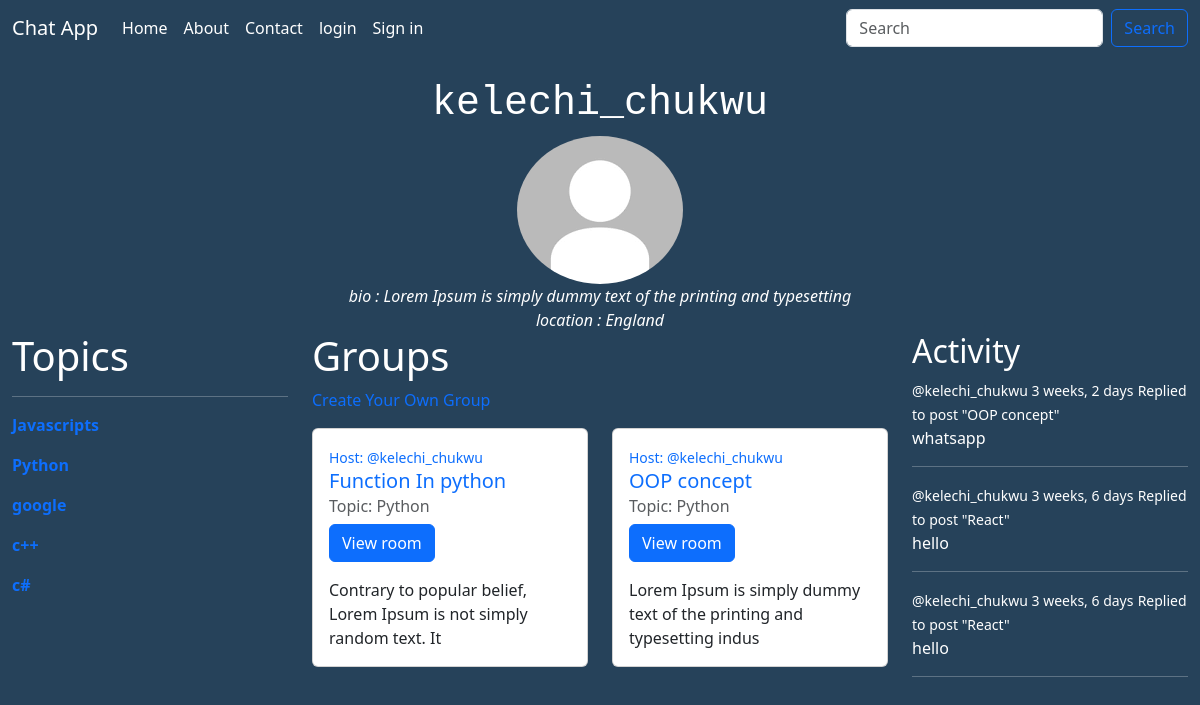
The page /profile/2 on the database its author committed.
### main/models.py (models this page shows, shortened)
class Profile(models.Model):
    user = models.OneToOneField(User,on_delete=models.CASCADE)
    photo = models.ImageField(upload_to='image/',blank=True,null=True)
    bio = models.CharField(blank=True,null=True,max_length=200)
    location = models.CharField(blank=True,null=True,max_length=200)
    zip_code = models.CharField(blank=True,null=True,max_length=200)

class Topic(models.Model):
    name = models.CharField(max_length=100)
    def __str__(self) -> str:
        return f"{self.name}"

class Room(models.Model):
    name = models.CharField(max_length=100,)
    host = models.ForeignKey(User,on_delete=models.CASCADE)
    topic = models.ForeignKey(Topic,on_delete=models.CASCADE)
    participant= models.ManyToManyField(User,related_name='paticipants',blank=True)
    description = models.TextField(max_length=600,null=True,blank=True)
    created = models.DateTimeField(auto_now_add=True)
    update = models.DateTimeField(auto_now=True)
    class Meta:
        ordering = ['-created']
    def __str__(self) -> str:
        return f'{self.description[0:70]}'

class Message(models.Model):
    host = models.ForeignKey(User,on_delete=models.CASCADE)
    room = models.ForeignKey(Room,on_delete=models.CASCADE)
    body = models.TextField(max_length=200,null=True,blank=True)
    created = models.DateTimeField(auto_now_add= True)
    class Meta:
        ordering = ['-created']
    def __str__(self) -> str:
        return f'{self.body}'

### main/views.py (the view)
# urls.py: path('profile/<str:pk>',views.profile,name="profile"),
def profile(request,pk):
    user = User.objects.get(id=pk)
    rooms = user.room_set.all()
    room_message = user.message_set.all()
    topic = Topic.objects.all()
    context = {'user':user,'rooms':rooms,'topic':topic,'room_message':room_message}
    return render(request,'profile.html',context)

### templates/profile.html (shortened to what this page needs)
{% extends 'partial/main.html' %}
{% load static %}
{% block content %}
<br>
    <div class="head1">
        <h1>{{user.username}}</h1>
        {% if user.profile %}
            {% if user.profile.photo %}
            <img src="{{user.profile.photo.url}}" alt="" height="170" class="rounded-circle"><br><br>
            {% else %}
            <img src="{% static 'media/image/download.png' %}" alt="profile" class="rounded-circle"><br>
            {% endif %}
            <em>bio : {{user.profile.bio}}</em><br>
            <em>location : {{user.profile.location}}</em><br>
        {% else %}
        <a href="{% url 'user_profile' %}" class="btn btn-primary">User profile</a>
        {% endif %}
    </div>
    <div class="container-fluid">
        <div class="row ">
           <div class="col-3">
              <div class="topic">
                  <h1 >Topics</h1>
                  <hr>
                  {% for topic in topic%}
                      <p><Strong><a href="{% url 'topic' topic.name%}">{{topic.name}}</a></Strong></p>
                  {% endfor%}
              </div>
           </div>
            <div class="col-6 col-lg-6">
                <div class="Group">
                    <h1>Groups</h1>
                    <p><a href="{% url 'create' %}  "  title="Create Your Very Own Room">Create Your Own Group</a></p>
                </div>
                <div class="row">
                    {% for room in rooms%}
                    <div class="col-12 col-lg-6 ">
                      <div class="card">
                         <div class="card-body">
                            <a href="{% url 'profile' room.host.id %}">
                            <small>Host: @{{room.host}}</small></a> <br>
                            <h5 class="card-title"><a href="{% url 'room' room.id %}">{{room.name}}</a> </h5>
                            <h6 class="card-subtitle mb-2 text-body-secondary">Topic: {{room.topic}}</h6>
                            {% if request.user == room.host%}
                            <p><a href="{% url 'delete' room.id %}" class="btn btn-danger">Delete</a>   <a href="{% url 'update' room.id %}" class="btn btn-primary">update</a></p>
                            {% else%}
                            <p><a href="{% url 'room' room.id %}" class="btn btn-primary">View room</a></p>
                            {% endif%}
                            <p class="card-text">{{room}}</p>
                         </div>
                      </div>
                    </div>
                    {% endfor %}
                </div>
           </div>
           <div class="col-3">
             <h2>Activity</h2>
            {% for message in room_message%}
             <small>@{{message.host}}    {{message.created|timesince}}</small>
             <small>Replied to post "{{message.room.name}}"</small>
             <p>{{message}}</p>
             <hr>
            {% endfor %}
           </div>
        </div>
    </div>
    {% endblock %}

### templates/partial/main.html (shortened to what this page needs)
{% load static %}
<!DOCTYPE html>
<html lang="en">
<head>
    <link rel="stylesheet" href="{% static 'css/styles.css' %}">
    <link href="https://cdn.jsdelivr.net/npm/bootstrap@5.3.2/dist/css/bootstrap.min.css" rel="stylesheet">
</head>
<body class="body">
    {%  include 'partial/nav.html' %}
    {% block content%}
    {% endblock %}
</body>
</html>

### templates/partial/nav.html (shortened to what this page needs)
<div class="nav-bar">
    <nav class="navbar navbar-expand-lg bg-body-primary">
        <div class="container-fluid">
        <a class="navbar-brand" href="{% url 'home' %}">Chat App</a>
        <div class="collapse navbar-collapse" id="navbarSupportedContent">
            <ul class="navbar-nav me-auto mb-2 mb-lg-0">
            <li class="nav-item">
                <a class="nav-link" href="{% url 'home' %}">Home</a>
            </li>
            <li class="nav-item">
                <a class="nav-link" href="#">About</a>
            </li>
            <li class="nav-item">
                <a class="nav-link" href="#">Contact</a>
          </li>
          {% if request.user.is_authenticated %}
            <li class="nav-item dropdown">
            <a class="nav-link dropdown-toggle" href="#" role="button" data-bs-toggle="dropdown" aria-expanded="false">
            {{request.user}}
            </a>
            <ul class="dropdown-menu">
              {% if user.profile %}
              <li><a class="dropdown-item" href="{% url 'profile' request.user.id %}">Profile</a></li>
              {% else %}
              <li><a href="{% url 'user_profile' %}">User profile</a></li>
              {% endif %}
            <li><a class="dropdown-item" href="{% url 'logout' %}">Logout</a></l>
            <li><hr class="dropdown-divider"></li>
            <li><a class="dropdown-item" href="#">Something else here</a></li>
            </ul>
            </li>
          {%else %}
            <li class="nav-item">
              <a class="nav-link" href="{% url 'login' %}">login</a>
            </li>
            <li class="nav-item">
              <a class="nav-link" href="{% url 'register' %}">Sign in</a>
            </li>
           {% endif %}
            </ul>
            <form class="d-flex" role="search" method="post" action="{% url 'search' %}">
              <input class="form-control me-2" type="search" placeholder="Search" aria-label="Search" name="searched">
              <button class="btn btn-outline-primary" type="submit">Search</button>
            </form>
        </div>
        </div>
    </nav>
</div>

### static/css/styles.css (style rules this page uses)
.nav-bar nav { background-color: #26425a;; }
.nav-bar a { text-decoration: none; color:white; }
.body { background-color: #26425a; color: white; }
.topic a { text-decoration: none; }
.Group a { text-decoration: none; }
.card-body a { text-decoration: none; }
h5 a { text-decoration: none; }
.head1 { display: block; justify-content: center; align-items: center; text-align: center; }
.head1 h1 { font-family: monospace; }

### rows shown on the page
Topic: name "Javascripts"
Topic: name "Python"
Topic: name "google"
Topic: name "c++"
Topic: name "c#"
Room: host "kelechi_chukwu", name "Function In python", topic "Python", shows "View room", description "Contrary to popular belief, Lorem Ipsum is not simply random text. It"
Room: host "kelechi_chukwu", name "OOP concept", topic "Python", shows "View room", description "Lorem Ipsum is simply dummy text of the printing and typesetting indus"
Message: host "kelechi_chukwu", created "3 weeks, 2 days", room.name "OOP concept", body "whatsapp"
Message: host "kelechi_chukwu", created "3 weeks, 6 days", room.name "React", body "hello"
Message: host "kelechi_chukwu", created "3 weeks, 6 days", room.name "React", body "hello"

### other values the page prints
{{ user.username }} "kelechi_chukwu"
{{ user.profile.bio }} "Lorem Ipsum is simply dummy text of the printing and typesetting"
{{ user.profile.location }} "England"
